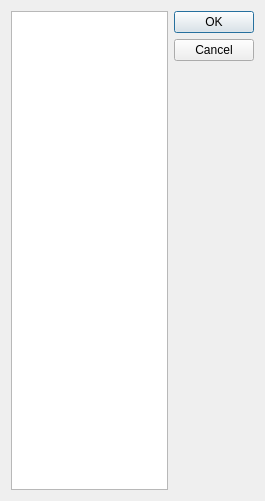
<?xml version="1.0" encoding="UTF-8"?>
<ui version="4.0">
 <class>waveFrontNullDlg</class>
 <widget class="QDialog" name="waveFrontNullDlg">
  <property name="geometry">
   <rect>
    <x>0</x>
    <y>0</y>
    <width>265</width>
    <height>501</height>
   </rect>
  </property>
  <property name="windowTitle">
   <string>Wavefront Null Enables</string>
  </property>
  <property name="toolTip">
   <string>&lt;html&gt;&lt;head/&gt;&lt;body&gt;&lt;p&gt;Specifies what to remove from the wavefront.  Normally this is the first 8 Zernike terms.&lt;/p&gt;&lt;p&gt;Except the x and y astig.&lt;/p&gt;&lt;/body&gt;&lt;/html&gt;</string>
  </property>
  <layout class="QHBoxLayout" name="horizontalLayout">
   <item>
    <widget class="QListWidget" name="listWidget"/>
   </item>
   <item>
    <widget class="QDialogButtonBox" name="buttonBox">
     <property name="orientation">
      <enum>Qt::Vertical</enum>
     </property>
     <property name="standardButtons">
      <set>QDialogButtonBox::Cancel|QDialogButtonBox::Ok</set>
     </property>
    </widget>
   </item>
  </layout>
 </widget>
 <resources/>
 <connections>
  <connection>
   <sender>buttonBox</sender>
   <signal>accepted()</signal>
   <receiver>waveFrontNullDlg</receiver>
   <slot>accept()</slot>
   <hints>
    <hint type="sourcelabel">
     <x>248</x>
     <y>254</y>
    </hint>
    <hint type="destinationlabel">
     <x>157</x>
     <y>274</y>
    </hint>
   </hints>
  </connection>
  <connection>
   <sender>buttonBox</sender>
   <signal>rejected()</signal>
   <receiver>waveFrontNullDlg</receiver>
   <slot>reject()</slot>
   <hints>
    <hint type="sourcelabel">
     <x>316</x>
     <y>260</y>
    </hint>
    <hint type="destinationlabel">
     <x>286</x>
     <y>274</y>
    </hint>
   </hints>
  </connection>
 </connections>
</ui>
